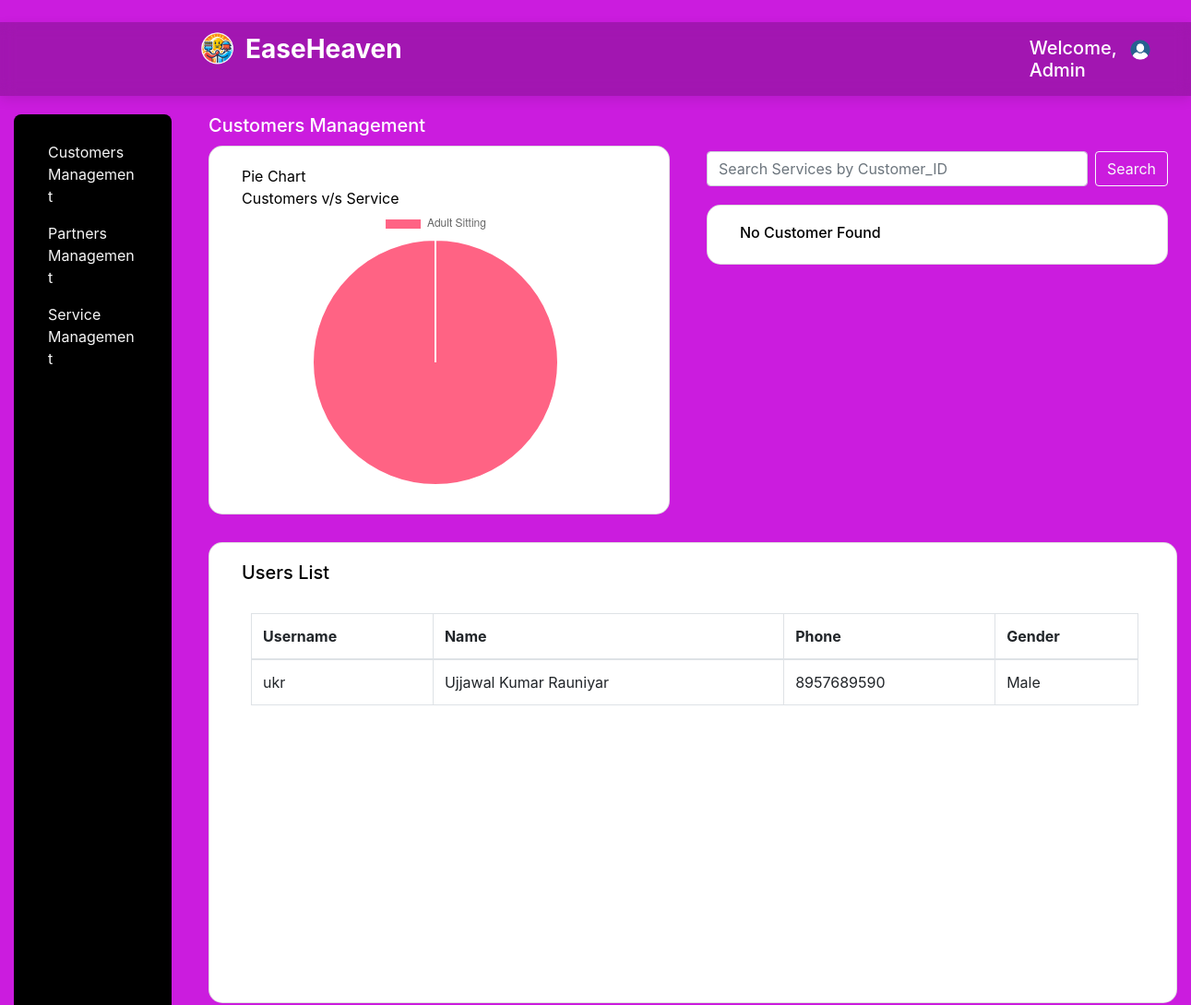
Before: /Show_table3 (signed in, upper part) with the older database file.
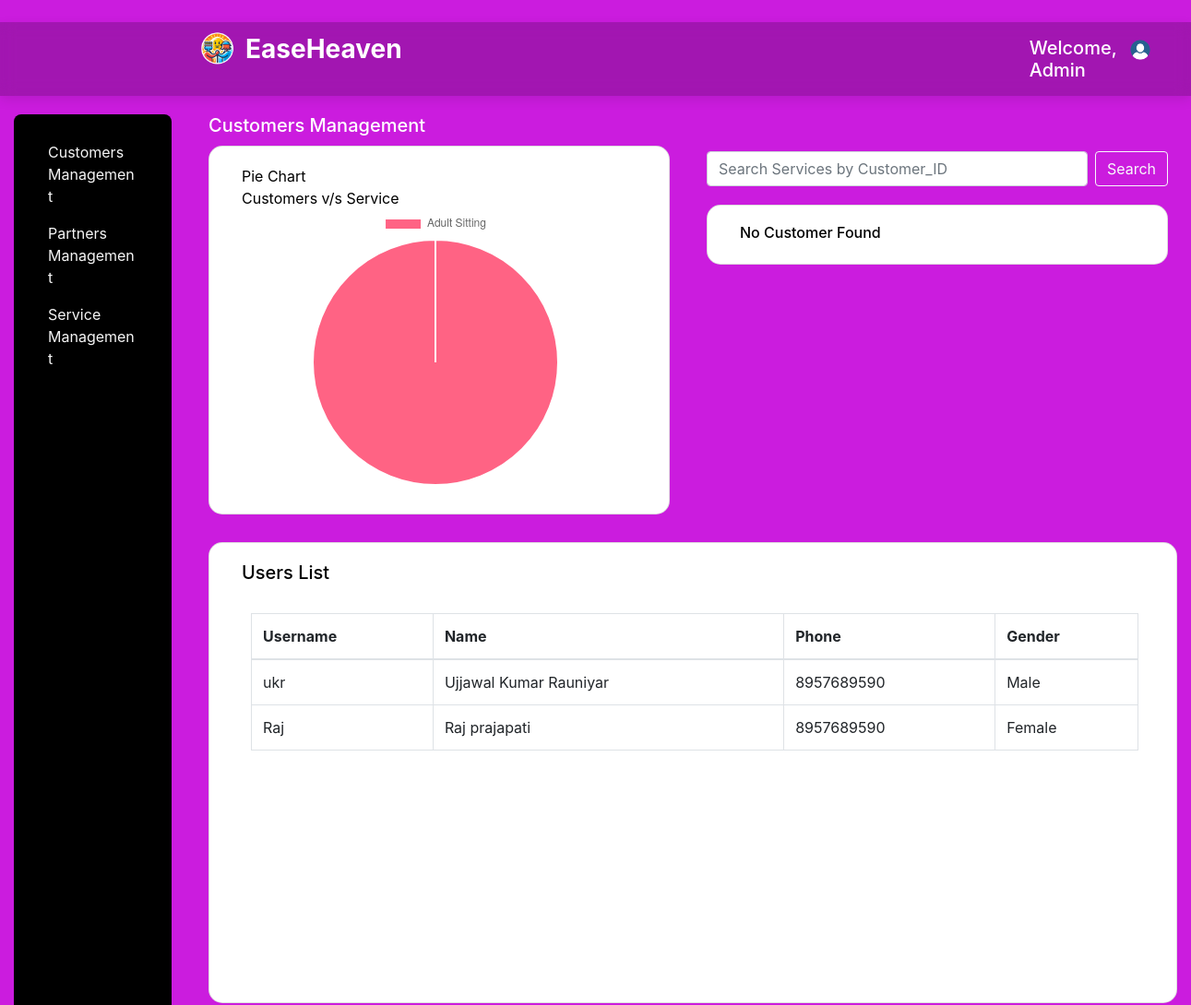
After: the same page with the newer database file.
### tables this page shows
CREATE TABLE customer_details (
	id INTEGER NOT NULL, 
	username VARCHAR(50) NOT NULL, 
	password VARCHAR(100) NOT NULL, 
	gender VARCHAR(10) NOT NULL, 
	email VARCHAR(120) NOT NULL, 
	address TEXT NOT NULL, 
	pincode VARCHAR(10) NOT NULL, 
	status VARCHAR(20) NOT NULL, 
	name VARCHAR(100) NOT NULL, 
	phone VARCHAR(15) NOT NULL, 
	PRIMARY KEY (id), 
	UNIQUE (username)
);

### backend/main.py (the view, shortened to what this page needs)
@app.route('/Show_table3', methods=['GET', 'POST'])
def show3():
    if 'id' not in session:
        flash('Login Again')
        return redirect('/Admin_login')
    db = get_db()
    cursor = db.cursor()
    result = None
    username = None
    cursor.execute('SELECT username, name, phone, gender, pincode FROM customer_details')
    table1 = cursor.fetchall()
    cursor.execute('SELECT username, review FROM review')
    table3 = cursor.fetchall()
    cursor.execute('SELECT service, COUNT(username) FROM service_request GROUP BY service')
    data = cursor.fetchall()
    labels = [row[0] for row in data]
    counts = [row[1] for row in data]
    return render_template('Admin_dash3.html',
                           table1=table1,
                           table3=table3,
                           result=result,
                           username=username,
                           labels=labels,
                           counts=counts)

### backend/main.py (called while the page is built)
def get_db():
    db = getattr(g, '_database',None)
    if db is None:
        db = g._database = sqlite3.connect(Database)
    return db

@app.after_request
def add_header(response):
    response.headers["Cache-Control"] = "no-store, no-cache, must-revalidate, post-check=0, pre-check=0, max-age=0"
    response.headers["Pragma"] = "no-cache"
    response.headers["Expires"] = "0"
    return response

### templates/Admin_dash3.html (shortened to what this page needs)
{% extends "base.html" %}
{% block navbar %}
    <div class="container-fluid">
    <div class="ml-auto" style="display: flex; align-items: flex-start; gap: 10px; ">
        <H5 style="color: white; margin-left: 500px; margin-top: 8px;" >Welcome, Admin</H5>
  <div style="position: relative;">
    <img src="{{ url_for('static', filename='91.png') }}" alt="Profile" id="profile-icon" width="30" height="24" class="d-inline-block align-text-top" style="margin-top: 8px; cursor: pointer;">
  </div>
</div>
</div>
{% endblock %}
{% block content %}
        <div class="side_card" style="display: flex; gap: 40px; align-items: flex-start;">
  <div class="card" style="height: 1500px; width: 250px; border-radius: 8px; background-color: black; padding: 20px;">
    <a class="nav-link" style="color:whitesmoke; display: block;" href="/Customers_management">Customers Management</a>
    <a class="nav-link" style="color:whitesmoke; display: block;" href="/Partner_Management">Partners Management</a>
    <a class="nav-link" style="color:whitesmoke; display: block;" href="/Show_table">Service Management</a>
  </div>
  <div style="display: flex; flex-direction: column; gap: 30px;">
    <div style="display: flex; gap: 40px;">
      <div>
        <h5 style="margin-bottom: 10px; color: white;">Customers Management</h5>
        <div class="card" style="height: 400px; width: 500px; border-radius: 15px; background-color: white;">
          <div class="mb-3" style="width: 250px; margin-left: 25px; margin-top: 20px;">
            <h9 style="color: black; margin-left: 10px;">Pie Chart </h9><br>
            <h9 style="color: black; margin-left: 10px;">Customers v/s Service </h9>
            <br>
            <div style="max-width: 600px; margin: auto;">
    <canvas id="serviceChart" style="margin-left: 70px;"></canvas>
    </div>
    <script>
    let labels = {{ labels|tojson }};
    let counts = {{ counts|tojson }};
    const ctx = document.getElementById('serviceChart').getContext('2d');
    const serviceChart = new Chart(ctx, {
        type: 'pie',
        data: {
            labels: labels,
            datasets: [{
                label: 'Number of Professionals',
                data: counts,
                backgroundColor: ['#FF6384', '#36A2EB', '#FFCE56', '#4BC0C0', '#9966FF', '#FF9F40'],
                hoverOffset: 4
            }]
        },
        options: {
            responsive: false,
            plugins: {
                legend: {
                    position: 'top',
                },
                tooltip: {
                    enabled: true
                }
            }
        }
    });
</script>
          </div>
        </div>
      </div>
      <div>
        <form class="d-flex" role="search" style="margin-top: 40px; width: 500px; " action="/Show_table3" method="post">
          <input class="form-control mr-2" type="search"  name="username" placeholder="Search Services by Customer_ID" aria-label="Search Services by Professional_ID">
          <button class="btn btn-outline-light" type="submit">Search</button>
        </form>
        <div class="card" style="height: auto; width: 500px; border-radius: 15px; background-color: white; margin-top: 20px;">
          <div class="mb-3" style="width: 400px; margin-left: 25px; margin-top: 20px;">
            {% if result %}
            <h4 style="color: black; margin-left: 10px;">Customer Details</h4>
            <h6 style="color: black; margin-left: 10px;">Name :-{{ result[0] }} </h6>
            <h6 style="color: black; margin-left: 10px;">Gender :-{{ result[1] }}</h6>
            <h6 style="color: black; margin-left: 10px;">Phone :-{{ result[2] }}</h6>
            <h6 style="color: black; margin-left: 10px;">Pincode :-{{ result[3] }}</h6>
            <h6 style="color: black; margin-left: 10px;">Address :-{{ result[4] }}</h6>
            <h6 style="color: black; margin-left: 10px;">Email :-{{ result[5] }}</h6>
            <h6 style="color: black; margin-left: 10px;">Status :-{{ result[6] }}</h6>
            <br>
      <div style="display: flex; align-items: flex-start; gap: 20px;">
       <form action="/Show_table3" method="post" style="display: flex; gap: 20px;">
          <input type="hidden" name="username" value="{{ username }}">
          <button type="submit" name="action" value="block_customer" class="btn btn-danger" style="width: 100px;">Block</button>
          <button type="submit" name="action" value="unblock_customer" class="btn btn-success" style="width: 100px;">Unblock</button>
        </form>
      </div>
            {% else %}
            <h6 style="color: black; margin-left: 10px;">No Customer Found</h6>
            {% endif %}
          </div>
        </div>
      </div>
</div>
    <div class="card" style="height: 500px; width: 1050px; border-radius: 15px; background-color: white;">
      <div class="mb-3" style="width: 90%px; margin-left: 25px; margin-top: 20px;">
        <h5 style="color: black; margin-left: 10px;">Users List</h5>
        <div style="overflow-y: auto; height: 280px; width: 95%; margin-left: 10px;">
        <br>
        <div style="overflow-y: auto; height: 280px; margin-left: 10px;">
        <table class="table table-bordered" >
      <thead>
        <tr>
          <th>Username</th>
          <th>Name</th>
          <th>Phone</th>
          <th>Gender</th>
        </tr>
      </thead>
      <tbody>
        {% for user1 in table1 %}
<tr>
  <td>{{ user1[0] }}</td>
  <td>{{ user1[1] }}</td>
  <td>{{ user1[2] }}</td>
  <td>{{ user1[3] }}</td>
</tr>
{% endfor %}
</tbody>
</table>
</div>
</div>
</div>
</div>
  </div>
</div>
  {% endblock %}

### templates/base.html (shortened to what this page needs)
<!DOCTYPE html>
<html lang="en">
<head>
    <link href="https://stackpath.bootstrapcdn.com/bootstrap/4.5.2/css/bootstrap.min.css" rel="stylesheet">
    <link href="https://cdnjs.cloudflare.com/ajax/libs/font-awesome/5.15.4/css/all.min.css" rel="stylesheet">
</head>
<body style="background-color: rgb(203, 28, 222);">
    <nav class="navbar navbar-expand-lg navbar-dark mt-4" style="background-color: rgba(0, 0, 0, 0.2); backdrop-filter: blur(8px); -webkit-backdrop-filter: blur(8px); margin: 20px auto; box-shadow: 0 4px 12px rgba(0,0,0,0.1);">
        <div style="display: flex; align-items: flex-start; gap: 150px;">
        <div style=" display: flex; align-items: flex-start; margin-left: 200px; gap: 10px;">
        <img src="{{ url_for('static', filename='10.png') }}" alt="Logo" width="40" height="40"  class="d-inline-block align-text-top" style="margin-left: 0px;">
        <span style="font-size: 28px; font-weight: bold; color: white;">EaseHeaven</span>
        </div>
        <div class="container justify-content-center">
            {% block navbar %}{% endblock %}
        </div>
        </div>
    </nav>
    <main class="container-fluid">
        {% block content %}{% endblock %}
    </main>
</body>
</html>

Changed rows visible on the page:
added customer_details: username "Raj", name "Raj prajapati", phone "8957689590", gender "Female"
